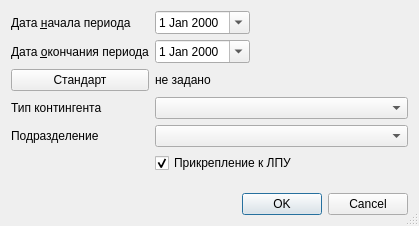
<?xml version="1.0" encoding="UTF-8"?>
<ui version="4.0">
 <class>Report131_1000SetupDialog</class>
 <widget class="QDialog" name="Report131_1000SetupDialog">
  <property name="windowModality">
   <enum>Qt::ApplicationModal</enum>
  </property>
  <property name="geometry">
   <rect>
    <x>0</x>
    <y>0</y>
    <width>419</width>
    <height>226</height>
   </rect>
  </property>
  <property name="windowTitle">
   <string>параметры отчёта</string>
  </property>
  <property name="sizeGripEnabled">
   <bool>true</bool>
  </property>
  <property name="modal">
   <bool>true</bool>
  </property>
  <layout class="QGridLayout" name="gridLayout">
   <item row="0" column="0">
    <widget class="QLabel" name="lblBegDate">
     <property name="text">
      <string>Дата &amp;начала периода</string>
     </property>
     <property name="buddy">
      <cstring>edtBegDate</cstring>
     </property>
    </widget>
   </item>
   <item row="0" column="1">
    <widget class="CDateEdit" name="edtBegDate">
     <property name="sizePolicy">
      <sizepolicy hsizetype="Maximum" vsizetype="Fixed">
       <horstretch>0</horstretch>
       <verstretch>0</verstretch>
      </sizepolicy>
     </property>
     <property name="calendarPopup">
      <bool>true</bool>
     </property>
    </widget>
   </item>
   <item row="0" column="2">
    <spacer>
     <property name="orientation">
      <enum>Qt::Horizontal</enum>
     </property>
     <property name="sizeHint" stdset="0">
      <size>
       <width>61</width>
       <height>20</height>
      </size>
     </property>
    </spacer>
   </item>
   <item row="1" column="0">
    <widget class="QLabel" name="lblEndDate">
     <property name="text">
      <string>Дата &amp;окончания периода</string>
     </property>
     <property name="buddy">
      <cstring>edtEndDate</cstring>
     </property>
    </widget>
   </item>
   <item row="1" column="1">
    <widget class="CDateEdit" name="edtEndDate">
     <property name="sizePolicy">
      <sizepolicy hsizetype="Maximum" vsizetype="Fixed">
       <horstretch>0</horstretch>
       <verstretch>0</verstretch>
      </sizepolicy>
     </property>
     <property name="calendarPopup">
      <bool>true</bool>
     </property>
    </widget>
   </item>
   <item row="1" column="2">
    <spacer>
     <property name="orientation">
      <enum>Qt::Horizontal</enum>
     </property>
     <property name="sizeHint" stdset="0">
      <size>
       <width>61</width>
       <height>20</height>
      </size>
     </property>
    </spacer>
   </item>
   <item row="3" column="0">
    <widget class="QLabel" name="lblFilterContingentType">
     <property name="text">
      <string>Тип контингента</string>
     </property>
    </widget>
   </item>
   <item row="3" column="1" colspan="2">
    <widget class="CRBComboBox" name="cmbFilterContingentType"/>
   </item>
   <item row="4" column="0">
    <widget class="QLabel" name="lblOrgStructure">
     <property name="text">
      <string>Подразделение</string>
     </property>
     <property name="buddy">
      <cstring>cmbOrgStructure</cstring>
     </property>
    </widget>
   </item>
   <item row="4" column="1" colspan="2">
    <widget class="COrgStructureComboBox" name="cmbOrgStructure"/>
   </item>
   <item row="5" column="1" colspan="2">
    <widget class="QCheckBox" name="chkAttache">
     <property name="text">
      <string>Прикрепление к ЛПУ</string>
     </property>
     <property name="checked">
      <bool>true</bool>
     </property>
    </widget>
   </item>
   <item row="6" column="1">
    <spacer name="verticalSpacer">
     <property name="orientation">
      <enum>Qt::Vertical</enum>
     </property>
     <property name="sizeHint" stdset="0">
      <size>
       <width>20</width>
       <height>40</height>
      </size>
     </property>
    </spacer>
   </item>
   <item row="7" column="0" colspan="3">
    <widget class="QDialogButtonBox" name="buttonBox">
     <property name="orientation">
      <enum>Qt::Horizontal</enum>
     </property>
     <property name="standardButtons">
      <set>QDialogButtonBox::Cancel|QDialogButtonBox::Ok</set>
     </property>
    </widget>
   </item>
   <item row="2" column="0">
    <widget class="QPushButton" name="btnMesDispansList">
     <property name="text">
      <string>Стандарт</string>
     </property>
    </widget>
   </item>
   <item row="2" column="1">
    <widget class="QLabel" name="lblMesDispansList">
     <property name="text">
      <string>не задано</string>
     </property>
    </widget>
   </item>
  </layout>
 </widget>
 <customwidgets>
  <customwidget>
   <class>CDateEdit</class>
   <extends>QDateEdit</extends>
   <header>library/DateEdit</header>
  </customwidget>
  <customwidget>
   <class>CRBComboBox</class>
   <extends>QComboBox</extends>
   <header>library/crbcombobox.h</header>
  </customwidget>
  <customwidget>
   <class>COrgStructureComboBox</class>
   <extends>QComboBox</extends>
   <header>Orgs/OrgStructComboBoxes.h</header>
  </customwidget>
 </customwidgets>
 <tabstops>
  <tabstop>edtBegDate</tabstop>
  <tabstop>edtEndDate</tabstop>
  <tabstop>buttonBox</tabstop>
 </tabstops>
 <resources/>
 <connections>
  <connection>
   <sender>buttonBox</sender>
   <signal>accepted()</signal>
   <receiver>Report131_1000SetupDialog</receiver>
   <slot>accept()</slot>
   <hints>
    <hint type="sourcelabel">
     <x>120</x>
     <y>664</y>
    </hint>
    <hint type="destinationlabel">
     <x>70</x>
     <y>270</y>
    </hint>
   </hints>
  </connection>
  <connection>
   <sender>buttonBox</sender>
   <signal>rejected()</signal>
   <receiver>Report131_1000SetupDialog</receiver>
   <slot>reject()</slot>
   <hints>
    <hint type="sourcelabel">
     <x>233</x>
     <y>664</y>
    </hint>
    <hint type="destinationlabel">
     <x>279</x>
     <y>272</y>
    </hint>
   </hints>
  </connection>
 </connections>
</ui>
